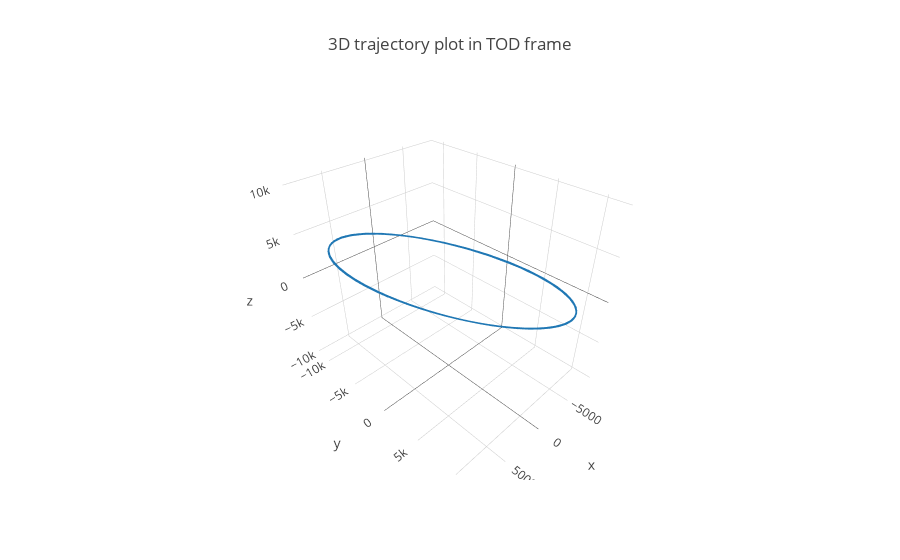

Write notebook code for a chart like this one.
### Markdown cell above
3D plot

### Code cell
import plotly.graph_objs as go

trace = go.Scatter3d(
    x = 1e-3 * PV_tod_df['x'],
    y = 1e-3 * PV_tod_df['y'],
    z = 1e-3 * PV_tod_df['z'],
    mode='lines',
    line=dict(
        color='#1f77b4',
        width=3
    )
)

data = [trace]

layout = go.Layout(
    title = '3D trajectory plot in TOD frame',
    scene=dict(
        aspectmode='data'
    )
)

fig = dict(data=data, layout=layout)

py.iplot(fig)

### Figure 1 — Plotly figure (JSON) as saved in the notebook; plotly's stock layout.template omitted (floating-point values rounded to 4 significant figures; data arrays with more than 128 entries replaced by an {"elided": "..."} marker saying what was removed)
{"data": [{"line": {"color": "#1f77b4", "width": 3}, "mode": "lines", "type": "scatter3d", "uid": "01484172-d116-419f-b4da-a0403bff6ab3", "x": {"elided": "288 float values"}, "y": {"elided": "288 float values"}, "z": {"elided": "288 float values"}}], "layout": {"autosize": true, "scene": {"aspectmode": "data", "aspectratio": {"x": 0.875, "y": 1.159, "z": 0.9859}}, "title": {"text": "3D trajectory plot in TOD frame"}}}
